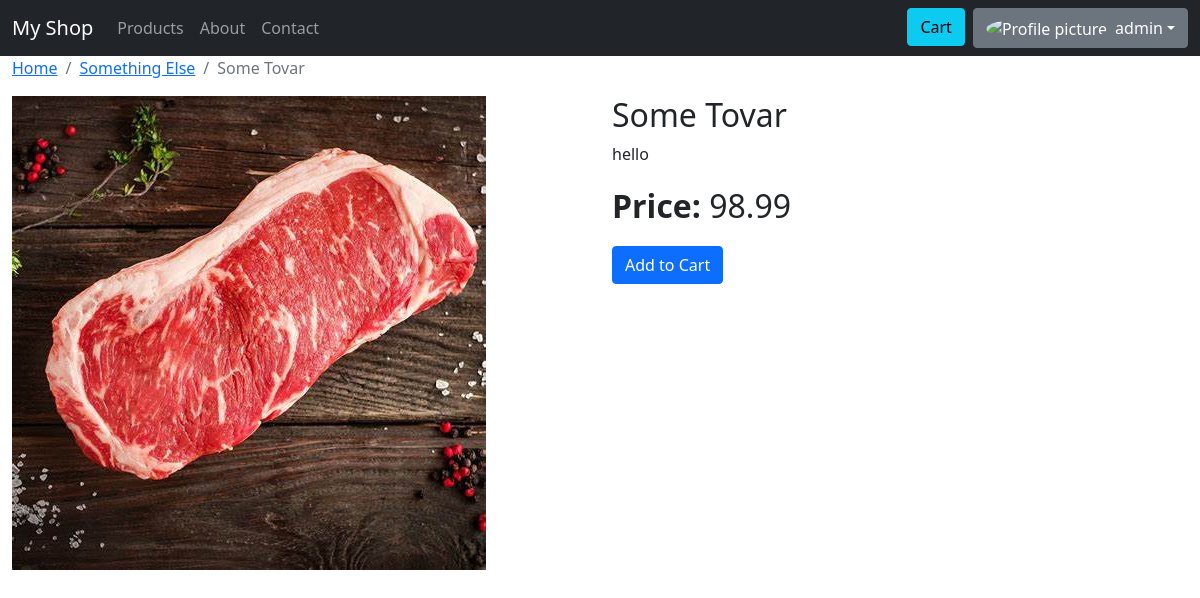
Screenshot of /store/products/some-tovar/ (signed in) with the database file from the repository.
### store/models.py (models this page shows, shortened)
class Product(models.Model):
    name = models.CharField(max_length=100)
    price = models.DecimalField(max_digits=10, decimal_places=2)
    discount_price = models.DecimalField(blank=True, null=True, max_digits=10, decimal_places=2)
    category = models.ForeignKey(Category, on_delete=models.CASCADE)
    slug = models.SlugField(null=True, blank=True)
    description = models.TextField()
    image = models.ImageField(upload_to='products/', null=True, blank=True, default='products/default.jpg')
    date_created = models.DateTimeField(auto_now_add=True)
    def get_price(self):
        return self.discount_price if self.discount_price else self.price

class Category(models.Model):
    name = models.CharField(max_length=30)
    description = models.TextField(null=True, blank=True)
    slug = models.SlugField(null=True, blank=True)
    def get_absolute_url(self):
        return reverse("store:category", kwargs={
            'slug': self.slug
        })

### store/views.py (the view)
# urls.py: path('products/<slug:slug>/', views.ProductDetailView.as_view(), name='product_detail'),
class ProductDetailView(DetailView):
    model = Product

### templates/store/product_detail.html (shortened to what this page needs)
{% extends 'base.html' %}
{% block breadcrumbs %}
<nav aria-label="breadcrumb">
  <ol class="breadcrumb">
    <li class="breadcrumb-item"><a href="{% url 'store:index' %}">Home</a></li>
    <li class="breadcrumb-item"><a href="{{ object.category.get_absolute_url }}">{{ object.category.name }}</a></li>
    <li class="breadcrumb-item active" aria-current="page">{{ object.name }}</li>
  </ol>
</nav>
{% endblock breadcrumbs %}
{% block content %}
<div class="container">
    <div class="row">
        <div class="col-md-6">
            <img src="{{ product.image.url }}" class="img-fluid" alt="{{ product.name }}">
        </div>
        <div class="col-md-6">
            <h2>{{ product.name }}</h2>
            <p>{{ product.description }}</p>
            <p class="fs-2"><strong>Price:</strong> {{ product.get_price }}</p>
        <a class="btn btn-primary" href="{% url 'store:add_to_cart' product.slug %}">Add to Cart</a>
        </div>
    </div>
</div>
{% endblock %}

### templates/includes/navbar.html (shortened to what this page needs)
{% load crispy_forms_filters %}
{% load static %}
<nav class="navbar navbar-expand-lg navbar-dark bg-dark">
    <div class="container-fluid mt-auto mb-auto">
        <a class="navbar-brand" href="{% url 'store:index' %}">My Shop</a>
        <div class="collapse navbar-collapse" id="navbarSupportedContent">
            <ul class="navbar-nav me-auto mb-2 mb-lg-0">
                <li class="nav-item">
                    <a class="nav-link" href="{% url 'store:product_list' %}">Products</a>
                </li>
                <li class="nav-item">
                    <a class="nav-link" href="#">About</a>
                </li>
                <li class="nav-item">
                    <a class="nav-link" href="#">Contact</a>
                </li>
            </ul>
            <div class="dropdown ms-auto mt-sm-3 mt-lg-auto d-flex">
                <a href="{% url 'store:cart_view' %}"><button type="button" class="btn btn-info me-2">Cart</button></a>
                {% if user.is_authenticated %}
                <button class="btn btn-secondary dropdown-toggle d-flex justify-content-center align-items-center" style="min-width: 120px;" type="button" id="userLoginButton" data-bs-toggle="dropdown" aria-expanded="false">
                    <div id="user-pic" class="me-sm-2">
                        <img src="{% static 'avatar-guest.png' %}" class="rounded-circle" alt="Profile picture" width="32" height="32">
                    </div>
                    <span class="d-inline-block text-truncate align-baseline" style="max-width: 100px;">{% if user.first_name %}{{ user.first_name }}{% else %}{{ user.username }}{% endif %}</span>
                </button>
            </div>
            {% else %}
            <a href="{% url 'login' %}" class="btn btn-outline-light ms-auto">Sign In</a>
            {% endif %}
        </div>
    </div>
</nav>

### rows the page displays
Product: category.name "Something Else", name "Some Tovar", image (picture), description "hello", get_price "98.99"

### other values shown
{{ user.username }} "admin"
